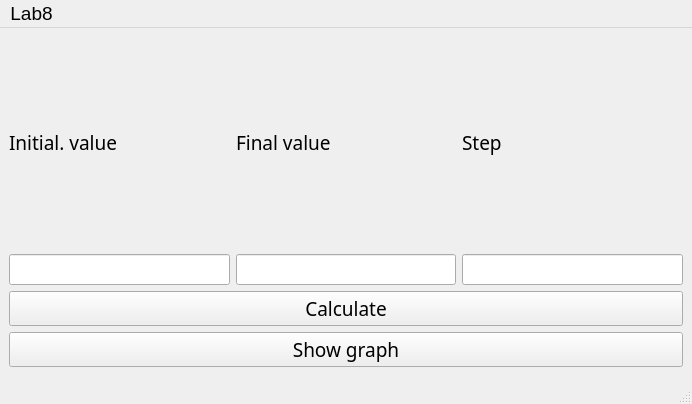
<?xml version="1.0" encoding="UTF-8"?>
<ui version="4.0">
 <class>MainWindow</class>
 <widget class="QMainWindow" name="MainWindow">
  <property name="geometry">
   <rect>
    <x>0</x>
    <y>0</y>
    <width>692</width>
    <height>404</height>
   </rect>
  </property>
  <property name="font">
   <font>
    <pointsize>14</pointsize>
   </font>
  </property>
  <property name="windowTitle">
   <string>MainWindow</string>
  </property>
  <widget class="QWidget" name="centralwidget">
   <layout class="QGridLayout" name="gridLayout">
    <item row="2" column="0">
     <widget class="QPushButton" name="grapgh">
      <property name="font">
       <font>
        <family>Segoe UI Black</family>
        <pointsize>14</pointsize>
        <italic>false</italic>
        <bold>false</bold>
        <underline>false</underline>
        <strikeout>false</strikeout>
       </font>
      </property>
      <property name="text">
       <string>Show graph</string>
      </property>
     </widget>
    </item>
    <item row="1" column="0">
     <widget class="QPushButton" name="pushButton">
      <property name="font">
       <font>
        <family>Segoe UI Black</family>
        <pointsize>14</pointsize>
        <bold>false</bold>
       </font>
      </property>
      <property name="text">
       <string>Calculate</string>
      </property>
     </widget>
    </item>
    <item row="0" column="0">
     <layout class="QVBoxLayout" name="verticalLayout">
      <item>
       <layout class="QHBoxLayout" name="horizontalLayout">
        <item>
         <widget class="QLabel" name="label_2">
          <property name="enabled">
           <bool>true</bool>
          </property>
          <property name="font">
           <font>
            <family>Segoe UI Black</family>
            <pointsize>14</pointsize>
            <italic>false</italic>
            <bold>false</bold>
            <stylestrategy>PreferDefault</stylestrategy>
            <kerning>true</kerning>
           </font>
          </property>
          <property name="mouseTracking">
           <bool>false</bool>
          </property>
          <property name="tabletTracking">
           <bool>false</bool>
          </property>
          <property name="focusPolicy">
           <enum>Qt::FocusPolicy::NoFocus</enum>
          </property>
          <property name="acceptDrops">
           <bool>false</bool>
          </property>
          <property name="text">
           <string>Initial. value</string>
          </property>
          <property name="scaledContents">
           <bool>false</bool>
          </property>
         </widget>
        </item>
        <item>
         <widget class="QLabel" name="label">
          <property name="font">
           <font>
            <family>Segoe UI Black</family>
            <pointsize>14</pointsize>
            <bold>false</bold>
           </font>
          </property>
          <property name="text">
           <string>Final value</string>
          </property>
         </widget>
        </item>
        <item>
         <widget class="QLabel" name="label_3">
          <property name="font">
           <font>
            <family>Segoe UI Black</family>
            <pointsize>14</pointsize>
            <bold>false</bold>
           </font>
          </property>
          <property name="text">
           <string>Step</string>
          </property>
         </widget>
        </item>
       </layout>
      </item>
      <item>
       <layout class="QHBoxLayout" name="horizontalLayout_2">
        <item>
         <widget class="QLineEdit" name="lineEdit">
          <property name="font">
           <font>
            <pointsize>14</pointsize>
            <bold>false</bold>
           </font>
          </property>
         </widget>
        </item>
        <item>
         <widget class="QLineEdit" name="lineEdit_2">
          <property name="font">
           <font>
            <pointsize>14</pointsize>
            <bold>false</bold>
           </font>
          </property>
         </widget>
        </item>
        <item>
         <widget class="QLineEdit" name="lineEdit_3">
          <property name="font">
           <font>
            <pointsize>14</pointsize>
            <bold>false</bold>
           </font>
          </property>
         </widget>
        </item>
       </layout>
      </item>
     </layout>
    </item>
   </layout>
  </widget>
  <widget class="QMenuBar" name="menubar">
   <property name="geometry">
    <rect>
     <x>0</x>
     <y>0</y>
     <width>692</width>
     <height>31</height>
    </rect>
   </property>
   <widget class="QMenu" name="menuLab8">
    <property name="title">
     <string>Lab8</string>
    </property>
   </widget>
   <addaction name="menuLab8"/>
  </widget>
  <widget class="QStatusBar" name="statusbar"/>
 </widget>
 <resources/>
 <connections/>
</ui>
